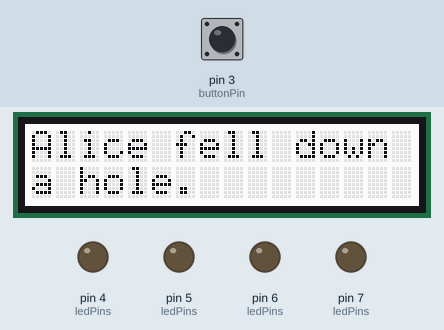
The sketch below on a simulated Arduino Uno, built with avr-gcc and run on an emulated ATmega328P. Shown: 16×2 character LCD, output pins drawn as LEDs (lit = HIGH). The test bench sets the inputs (shaded band); at power-on: pin 3 (buttonPin) HIGH.

Above: at 1.2 s.
1.3 s: pin 3 (buttonPin) pulled LOW for 0.15 s
At 2.3 s:
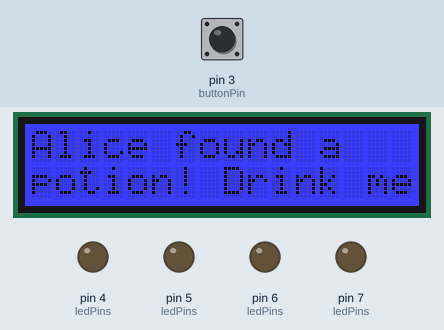
At 5.8 s:
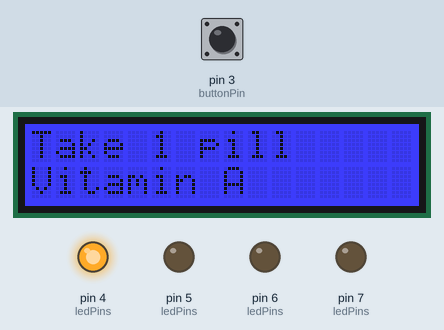
7.4 s: pin 3 (buttonPin) pulled LOW for 3.2 s
At 17.0 s:
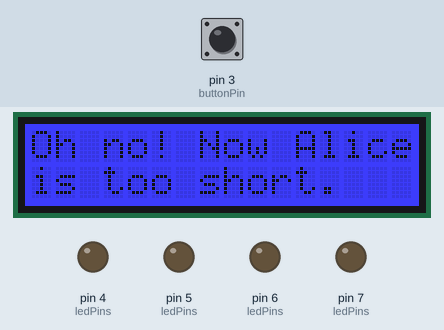
Timing chart, 0 to 27.7 s (numbered marks = the images above; inputs shaded):
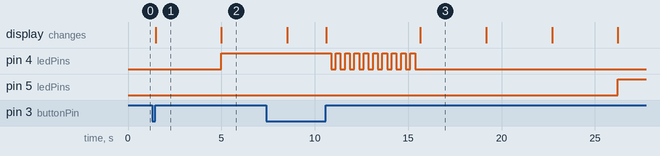

Measured:
- after the input at 1.3 s, pin 4 (ledPins): LOW → HIGH after 3.7 s; the display: changes after 0.18 s (image 1)
- after the input at 7.4 s, pin 4 (ledPins): alternates HIGH for 0.25 s and LOW for 0.25 s, 19 changes in all, then stays LOW, starting after 3.5 s; pin 5 (ledPins): LOW → HIGH after 18.8 s; the display: first differs from a run without the input after 3.2 s (image 3 shows a later state)
- what the display in image 1 shows lasts 3.5 s, from 1.5 s to 5.0 s

The sketch:

20250329_Uno_sketch_hackathon_final_submission.ino
```cpp
#include <Wire.h>
#include "rgb_lcd.h"

rgb_lcd lcd;

// Pins
const int buttonPin = 3;
const int blueLED = 4;
const int greenLED = 5;
const int redLED = 6;
const int yellowLED = 7;

// Medication info
const char* plotItems[] = {"Potion", "Cake", "Tea", "Key"};
const char* medNames[] = {"Vitamin A", "Vitamin B", "Vitamin C", "Calcium"};
const int pillCounts[] = {1, 2, 1, 1};
const int ledPins[] = {blueLED, greenLED, redLED, yellowLED};
const int ledColors[][3] = {
  {0, 0, 255},      // Blue
  {0, 255, 0},      // Green
  {100, 30, 30},    // Soft Red
  {255, 255, 0}     // Yellow
};

const int totalMeds = 4;
int currentMed = 0;
bool sequenceDone = false;
bool hasStarted = false;

unsigned long buttonPressStart = 0;
bool buttonPreviouslyPressed = false;
bool buttonHandled = false;

const unsigned long holdThreshold = 5000;
const unsigned long debounceDelay = 50;
unsigned long lastDebounceTime = 0;

bool waitingForMedConfirmation = false;

void setup() {
  for (int i = 0; i < totalMeds; i++) {
    pinMode(ledPins[i], OUTPUT);
    digitalWrite(ledPins[i], LOW);
  }

  pinMode(buttonPin, INPUT_PULLUP);
  Serial.begin(9600);
  lcd.begin(16, 2);
}

void loop() {
  if (!hasStarted) {
    waitForStartButton();
    return;
  }

  unsigned long currentTime = millis();
  bool buttonPressed = (digitalRead(buttonPin) == LOW);

  if (buttonPressed && !buttonPreviouslyPressed) {
    buttonPressStart = currentTime;
    lastDebounceTime = currentTime;
    buttonHandled = false;
  }

  // Handle long hold to reset
  if (buttonPressed && !buttonHandled && (currentTime - buttonPressStart >= holdThreshold)) {
    resetToFirstMedication();
    delay(1000);
    buttonHandled = true;
  }

  // Handle short press (on release)
  if (!buttonPressed && buttonPreviouslyPressed &&
      (currentTime - lastDebounceTime > debounceDelay) &&
      !buttonHandled) {

    if (waitingForMedConfirmation) {
      handleMedicationCompletion();
    }

    buttonHandled = true;
  }

  buttonPreviouslyPressed = buttonPressed;
}

void waitForStartButton() {
  const char* messages[][2] = {
    {"Alice fell down", "a hole."},
    {"She's trapped!", ""},
    {"Help her escape.", ""},
    {"Take your meds.", ""},
    {"Press button to", "start."}
  };

  for (int i = 0; i < 5; i++) {
    lcd.clear();
    lcd.setCursor(0, 0);
    lcd.print(messages[i][0]);
    lcd.setCursor(0, 1);
    lcd.print(messages[i][1]);

    unsigned long start = millis();
    while (millis() - start < 3500) {
      if (digitalRead(buttonPin) == LOW) {
        while (digitalRead(buttonPin) == LOW);
        hasStarted = true;
        showPlotIntro(currentMed);
        showCurrentMedication();
        return;
      }
    }
  }

  // Final wait screen
  lcd.clear();
  lcd.setCursor(0, 0);
  lcd.print("Press button to");
  lcd.setCursor(0, 1);
  lcd.print("start.");

  while (digitalRead(buttonPin) == HIGH);
  while (digitalRead(buttonPin) == LOW);
  hasStarted = true;
  showPlotIntro(currentMed);
  showCurrentMedication();
}

void showPlotIntro(int medIndex) {
  setBacklightColor(
    ledColors[medIndex][0],
    ledColors[medIndex][1],
    ledColors[medIndex][2]
  );

  if (medIndex == 0) {
    showMessage("Alice found a", "potion! Drink me.");
  } else if (medIndex == 1) {
    showMessage("Eat the cake", "to grow taller.");
  } else if (medIndex == 2) {
    showMessage("Drink tea to be", "normal again.");
  } else if (medIndex == 3) {
    showMessage("Now unlock the", "garden door.");
  }

  delay(3500);
}

void showCurrentMedication() {
  lcd.clear();
  lcd.setCursor(0, 0);
  lcd.print("Take ");
  lcd.print(pillCounts[currentMed]);
  lcd.print(pillCounts[currentMed] == 1 ? " pill" : " pills");

  lcd.setCursor(0, 1);
  lcd.print(medNames[currentMed]);

  setBacklightColor(
    ledColors[currentMed][0],
    ledColors[currentMed][1],
    ledColors[currentMed][2]
  );

  for (int i = 0; i < totalMeds; i++) {
    digitalWrite(ledPins[i], (i == currentMed) ? HIGH : LOW);
  }

  delay(3500);

  lcd.clear();
  lcd.setCursor(0, 0);
  lcd.print("Press button");
  lcd.setCursor(0, 1);
  lcd.print("after taking.");

  waitingForMedConfirmation = true;
}

void handleMedicationCompletion() {
  rewardCurrentMedication();
  showStoryAfterMedication();

  waitingForMedConfirmation = false;

  if (currentMed == totalMeds - 1) {
    showCompletionMessage();
    sequenceDone = true;
  } else {
    currentMed++;
    showPlotIntro(currentMed);
    showCurrentMedication();
  }
}

void rewardCurrentMedication() {
  lcd.clear();
  lcd.setCursor(0, 0);
  lcd.print("Good job!");
  lcd.setCursor(0, 1);
  lcd.print(medNames[currentMed]);
  lcd.print(" done");

  int pin = ledPins[currentMed];
  unsigned long start = millis();
  while (millis() - start < 5000) {
    digitalWrite(pin, HIGH);
    delay(250);
    digitalWrite(pin, LOW);
    delay(250);
  }
}

void showStoryAfterMedication() {
  if (currentMed == 0) {
    showMessage("Oh no! Now Alice", "is too short.");
    delay(3500);
    showMessage("She can't reach", "the key.");
    delay(3500);
  } else if (currentMed == 1) {
    showMessage("Uh oh.", "");
    delay(3500);
    showMessage("Now Alice is", "too tall!");
    delay(3500);
  } else if (currentMed == 2) {
    showMessage("You got the key!", "");
    delay(3500);
  }
}

void showCompletionMessage() {
  lcd.setRGB(0, 255, 255);
  lcd.clear();
  lcd.setCursor(0, 0);
  lcd.print("You unlocked the");
  lcd.setCursor(0, 1);
  lcd.print("garden door!");
  delay(3500);
  showMessage("Done for now.", "Stay healthy!");
  delay(3500);

  for (int i = 0; i < totalMeds; i++) {
    digitalWrite(ledPins[i], LOW);
  }
}

void resetToFirstMedication() {
  currentMed = 0;
  sequenceDone = false;
  hasStarted = false;
  while (digitalRead(buttonPin) == LOW);
  waitForStartButton();
}

void setBacklightColor(int r, int g, int b) {
  lcd.setRGB(r, g, b);
}

void showMessage(const char* line1, const char* line2) {
  lcd.clear();
  lcd.setCursor(0, 0);
  lcd.print(line1);
  lcd.setCursor(0, 1);
  lcd.print(line2);
}
```
